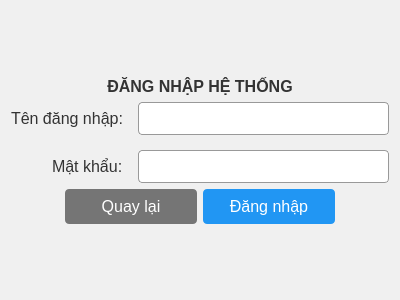
<?xml version="1.0" encoding="UTF-8"?>
<ui version="4.0">
 <class>LoginWidget</class>
 <widget class="QWidget" name="LoginWidget">
  <property name="geometry">
   <rect>
    <x>0</x>
    <y>0</y>
    <width>400</width>
    <height>300</height>
   </rect>
  </property>
  <property name="windowTitle">
   <string>Đăng nhập</string>
  </property>
  <property name="styleSheet">
   <string notr="true">
    QWidget {
      background-color: #f0f0f0;
      font-size: 12pt;
    }
    QLineEdit {
      padding: 5px;
      border: 1px solid #999;
      border-radius: 4px;
      background-color: white;
    }
    QPushButton {
      padding: 8px 16px;
      border-radius: 4px;
      min-width: 100px;
      background-color: #2196F3;
      color: white;
      border: none;
    }
    QPushButton:hover {
      background-color: #1976D2;
    }
    QPushButton#backButton {
      background-color: #757575;
    }
    QPushButton#backButton:hover {
      background-color: #616161;
    }
    QLabel {
      color: #333;
    }
   </string>
  </property>
  <layout class="QVBoxLayout" name="verticalLayout">
   <item>
    <spacer name="verticalSpacer_1">
     <property name="orientation">
      <enum>Qt::Vertical</enum>
     </property>
     <property name="sizeHint" stdset="0">
      <size>
       <width>20</width>
       <height>40</height>
      </size>
     </property>
    </spacer>
   </item>
   <item>
    <widget class="QLabel" name="titleLabel">
     <property name="font">
      <font>
       <pointsize>14</pointsize>
       <bold>true</bold>
      </font>
     </property>
     <property name="text">
      <string>ĐĂNG NHẬP HỆ THỐNG</string>
     </property>
     <property name="alignment">
      <set>Qt::AlignCenter</set>
     </property>
    </widget>
   </item>
   <item>
    <layout class="QFormLayout" name="formLayout">
     <property name="labelAlignment">
      <set>Qt::AlignRight|Qt::AlignTrailing|Qt::AlignVCenter</set>
     </property>
     <property name="formAlignment">
      <set>Qt::AlignHCenter|Qt::AlignTop</set>
     </property>
     <property name="horizontalSpacing">
      <number>15</number>
     </property>
     <property name="verticalSpacing">
      <number>15</number>
     </property>
     <item row="0" column="0">
      <widget class="QLabel" name="usernameLabel">
       <property name="text">
        <string>Tên đăng nhập:</string>
       </property>
      </widget>
     </item>
     <item row="0" column="1">
      <widget class="QLineEdit" name="usernameLineEdit">
       <property name="minimumSize">
        <size>
         <width>200</width>
         <height>30</height>
        </size>
       </property>
      </widget>
     </item>
     <item row="1" column="0">
      <widget class="QLabel" name="passwordLabel">
       <property name="text">
        <string>Mật khẩu:</string>
       </property>
      </widget>
     </item>
     <item row="1" column="1">
      <widget class="QLineEdit" name="passwordLineEdit">
       <property name="minimumSize">
        <size>
         <width>200</width>
         <height>30</height>
        </size>
       </property>
       <property name="echoMode">
        <enum>QLineEdit::Password</enum>
       </property>
      </widget>
     </item>
    </layout>
   </item>
   <item>
    <layout class="QHBoxLayout" name="buttonLayout">
     <item>
      <spacer name="horizontalSpacer">
       <property name="orientation">
        <enum>Qt::Horizontal</enum>
       </property>
       <property name="sizeHint" stdset="0">
        <size>
         <width>40</width>
         <height>20</height>
        </size>
       </property>
      </spacer>
     </item>
     <item>
      <widget class="QPushButton" name="backButton">
       <property name="text">
        <string>Quay lại</string>
       </property>
      </widget>
     </item>
     <item>
      <widget class="QPushButton" name="loginButton">
       <property name="text">
        <string>Đăng nhập</string>
       </property>
      </widget>
     </item>
     <item>
      <spacer name="horizontalSpacer_2">
       <property name="orientation">
        <enum>Qt::Horizontal</enum>
       </property>
       <property name="sizeHint" stdset="0">
        <size>
         <width>40</width>
         <height>20</height>
        </size>
       </property>
      </spacer>
     </item>
    </layout>
   </item>
   <item>
    <spacer name="verticalSpacer_2">
     <property name="orientation">
      <enum>Qt::Vertical</enum>
     </property>
     <property name="sizeHint" stdset="0">
      <size>
       <width>20</width>
       <height>40</height>
      </size>
     </property>
    </spacer>
   </item>
  </layout>
 </widget>
 <resources/>
 <connections/>
</ui>
